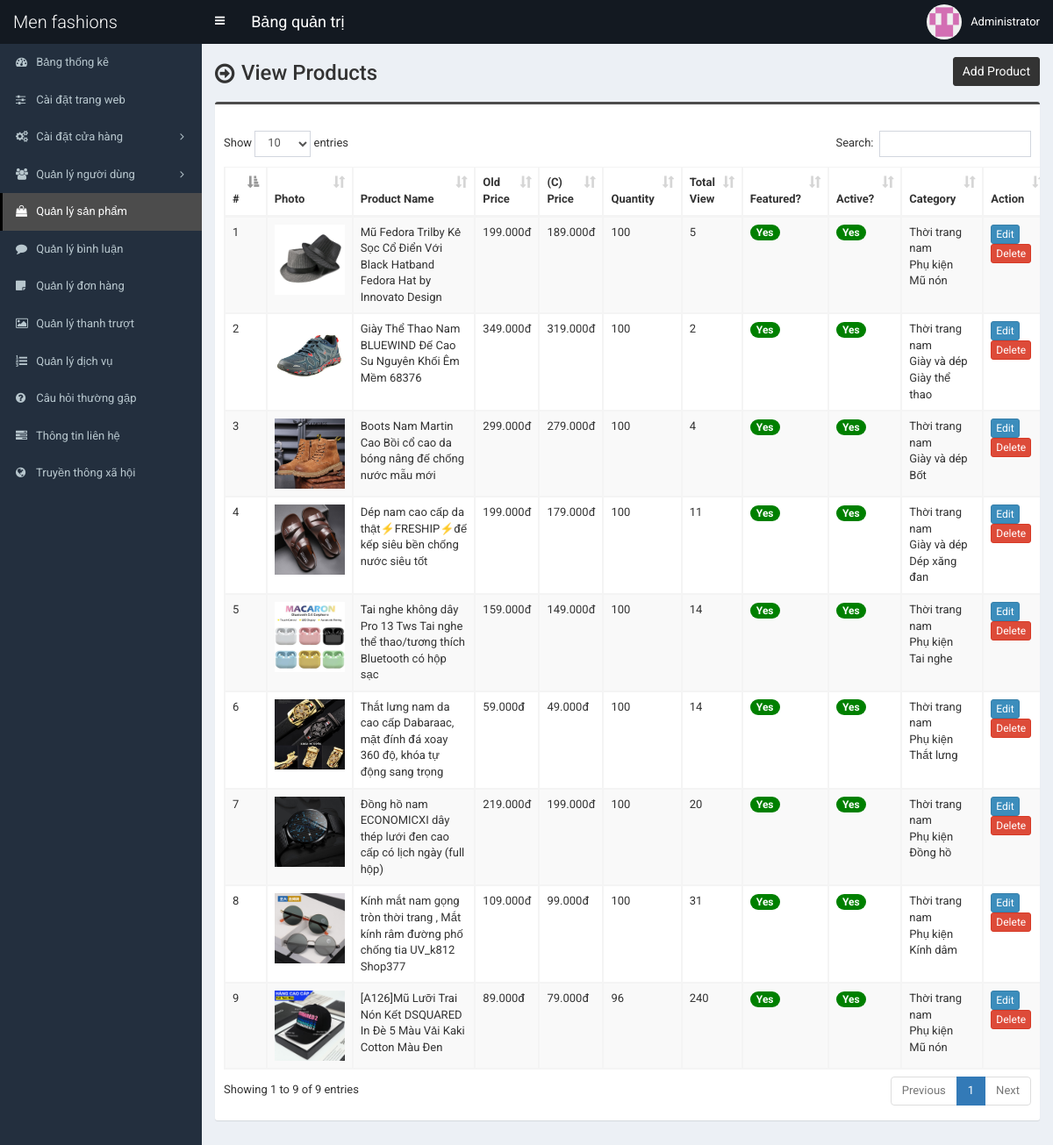
Screenshot of /admin/product.php (signed in) with the database file from the repository.
### tables this page shows
CREATE TABLE `tbl_product` (
  `p_id` int(11) NOT NULL,
  `p_name` varchar(255) NOT NULL,
  `p_old_price` varchar(10) NOT NULL,
  `p_current_price` float NOT NULL,
  `p_qty` int(10) NOT NULL,
  `p_featured_photo` varchar(255) NOT NULL,
  `p_description` mediumtext NOT NULL,
  `p_short_description` mediumtext NOT NULL,
  `p_feature` mediumtext NOT NULL,
  `p_condition` mediumtext NOT NULL,
  `p_return_policy` mediumtext NOT NULL,
  `p_total_view` int(11) NOT NULL,
  `p_is_featured` int(1) NOT NULL,
  `p_is_active` int(1) NOT NULL,
  `ecat_id` int(11) NOT NULL
);

CREATE TABLE `tbl_top_category` (
  `tcat_id` int(11) NOT NULL,
  `tcat_name` varchar(255) NOT NULL,
  `show_on_menu` int(1) NOT NULL
);

CREATE TABLE `tbl_mid_category` (
  `mcat_id` int(11) NOT NULL,
  `mcat_name` varchar(255) NOT NULL,
  `tcat_id` int(11) NOT NULL
);

CREATE TABLE `tbl_end_category` (
  `ecat_id` int(11) NOT NULL,
  `ecat_name` varchar(255) NOT NULL,
  `mcat_id` int(11) NOT NULL
);

### admin/product.php (the view, shortened to what this page needs)
<?php require_once('header.php'); ?>
<section class="content-header">
	<div class="content-header-left">
		<h1>View Products</h1>
	</div>
	<div class="content-header-right">
		<a href="product-add.php" class="btn btn-primary btn-sm">Add Product</a>
	</div>
</section>
<section class="content">
	<div class="row">
		<div class="col-md-12">
			<div class="box box-info">
				<div class="box-body table-responsive">
					<table id="example1" class="table table-bordered table-hover table-striped">
					<thead class="thead-dark">
							<tr>
								<th width="10">#</th>
								<th>Photo</th>
								<th width="160">Product Name</th>
								<th width="45">Old Price</th>
								<th width="45">(C) Price</th>
								<th width="45">Quantity</th>
								<th width="45">Total View</th>
								<th>Featured?</th>
								<th>Active?</th>
								<th>Category</th>
								<th width="80">Action</th>
							</tr>
						</thead>
						<tbody>
							<?php
							$i=0;
							$statement = $pdo->prepare("SELECT
														t1.p_id,
														t1.p_name,
														t1.p_old_price,
														t1.p_current_price,
														t1.p_qty,
														t1.p_total_view,
														t1.p_featured_photo,
														t1.p_is_featured,
														t1.p_is_active,
														t1.ecat_id,
														t2.ecat_id,
														t2.ecat_name,
														t3.mcat_id,
														t3.mcat_name,
														t4.tcat_id,
														t4.tcat_name
							                           	FROM tbl_product t1
							                           	JOIN tbl_end_category t2
							                           	ON t1.ecat_id = t2.ecat_id
							                           	JOIN tbl_mid_category t3
							                           	ON t2.mcat_id = t3.mcat_id
							                           	JOIN tbl_top_category t4
							                           	ON t3.tcat_id = t4.tcat_id
							                           	ORDER BY t1.p_id DESC
							                           	");
							$statement->execute();
							$result = $statement->fetchAll(PDO::FETCH_ASSOC);
							foreach ($result as $row) {
								$i++;
								?>
								<tr>
									<td><?php echo $i; ?></td>
									<td style="width:82px;"><img src="../assets/uploads/<?php echo $row['p_featured_photo']; ?>" alt="<?php echo $row['p_name']; ?>" style="width:80px;"></td>
									<td><?php echo $row['p_name']; ?></td>
									<td><?php echo $row['p_old_price']; ?>đ</td>
									<td><?php echo number_format((float)$row['p_current_price'], 3, '.', ''); ?>đ</td>
									<td><?php echo $row['p_qty']; ?></td>
									<td><?php echo $row['p_total_view']; ?></td>
									<td>
										<?php if($row['p_is_featured'] == 1) {echo '<span class="badge badge-success" style="background-color:green;">Yes</span>';} else {echo '<span class="badge badge-success" style="background-color:red;">No</span>';} ?>
									</td>
									<td>
										<?php if($row['p_is_active'] == 1) {echo '<span class="badge badge-success" style="background-color:green;">Yes</span>';} else {echo '<span class="badge badge-danger" style="background-color:red;">No</span>';} ?>
									</td>
									<td><?php echo $row['tcat_name']; ?><br><?php echo $row['mcat_name']; ?><br><?php echo $row['ecat_name']; ?></td>
									<td>
										<a href="product-edit.php?id=<?php echo $row['p_id']; ?>" class="btn btn-primary btn-xs">Edit</a>
										<a href="#" class="btn btn-danger btn-xs" data-href="product-delete.php?id=<?php echo $row['p_id']; ?>" data-toggle="modal" data-target="#confirm-delete">Delete</a>
									</td>
								</tr>
								<?php
							}
							?>
						</tbody>
					</table>
				</div>
			</div>
		</div>
	</div>
</section>
<?php require_once('footer.php'); ?>

### admin/header.php (shortened to what this page needs)
<!DOCTYPE html>
<html>
<head>
	<link rel="stylesheet" href="css/bootstrap.min.css">
	<link rel="stylesheet" href="css/font-awesome.min.css">
	<link rel="stylesheet" href="css/ionicons.min.css">
	<link rel="stylesheet" href="css/datepicker3.css">
	<link rel="stylesheet" href="css/all.css">
	<link rel="stylesheet" href="css/select2.min.css">
	<link rel="stylesheet" href="css/dataTables.bootstrap.css">
	<link rel="stylesheet" href="css/jquery.fancybox.css">
	<link rel="stylesheet" href="css/AdminLTE.min.css">
	<link rel="stylesheet" href="css/_all-skins.min.css">
	<link rel="stylesheet" href="css/on-off-switch.css"/>
	<link rel="stylesheet" href="css/summernote.css">
	<link rel="stylesheet" href="style.css">
</head>
<body class="hold-transition fixed skin-blue sidebar-mini">
	<div class="wrapper">
		<header class="main-header">
			<a href="index.php" class="logo">
				<span class="logo-lg">Men fashions</span>
			</a>
			<nav class="navbar navbar-static-top">
				<a href="#" class="sidebar-toggle" data-toggle="offcanvas" role="button">
				</a>
				<span style="float:left;line-height:50px;color:#fff;padding-left:15px;font-size:18px;">Bảng quản trị</span>
				<div class="navbar-custom-menu">
					<ul class="nav navbar-nav">
						<li class="dropdown user user-menu">
							<a href="#" class="dropdown-toggle" data-toggle="dropdown">
								<img src="../assets/uploads/<?php echo $_SESSION['user']['photo']; ?>" class="user-image" alt="User Image">
								<span class="hidden-xs"><?php echo $_SESSION['user']['full_name']; ?></span>
							</a>
						</li>
					</ul>
				</div>
			</nav>
		</header>
  		<?php $cur_page = substr($_SERVER["SCRIPT_NAME"],strrpos($_SERVER["SCRIPT_NAME"],"/")+1); ?>
  		<aside class="main-sidebar">
    		<section class="sidebar">
      			<ul class="sidebar-menu">
			        <li class="treeview <?php if($cur_page == 'index.php') {echo 'active';} ?>">
			          <a href="index.php">
			            <i class="fa fa-dashboard"></i> <span>Bảng thống kê</span>
			          </a>
			        </li>
			        <li class="treeview <?php if( ($cur_page == 'settings.php') ) {echo 'active';} ?>">
			          <a href="settings.php">
			            <i class="fa fa-sliders"></i> <span>Cài đặt trang web</span>
			          </a>
			        </li>
                    <li class="treeview <?php if( ($cur_page == 'size.php') || ($cur_page == 'size-add.php') || ($cur_page == 'size-edit.php') || ($cur_page == 'color.php') || ($cur_page == 'color-add.php') || ($cur_page == 'color-edit.php') || ($cur_page == 'country.php') || ($cur_page == 'country-add.php') || ($cur_page == 'country-edit.php') || ($cur_page == 'shipping-cost.php') || ($cur_page == 'shipping-cost-edit.php') || ($cur_page == 'top-category.php') || ($cur_page == 'top-category-add.php') || ($cur_page == 'top-category-edit.php') || ($cur_page == 'mid-category.php') || ($cur_page == 'mid-category-add.php') || ($cur_page == 'mid-category-edit.php') || ($cur_page == 'end-category.php') || ($cur_page == 'end-category-add.php') || ($cur_page == 'end-category-edit.php') ) {echo 'active';} ?>">
                        <a href="#">
                            <i class="fa fa-cogs"></i>
                            <span>Cài đặt cửa hàng</span>
                            <span class="pull-right-container">
								<i class="fa fa-angle-left pull-right"></i>
							</span>
                        </a>
                    </li>
					<li class="treeview
					<?php if( ($cur_page == 'customer.php') || ($cur_page == 'customer-add.php') ||
					($cur_page == 'customer-edit.php') || ($cur_page == 'subscriber.php')||
					($cur_page == 'subscriber.php') ) {echo 'active';} ?>"
					>
                        <a href="#">
                            <i class="fa fa-users"></i>
                            <span>Quản lý người dùng</span>
                            <span class="pull-right-container">
								<i class="fa fa-angle-left pull-right"></i>
							</span>
                        </a>
                    </li>
                    <li class="treeview <?php if( ($cur_page == 'product.php') || ($cur_page == 'product-add.php') || ($cur_page == 'product-edit.php') ) {echo 'active';} ?>">
                        <a href="product.php"><i class="fa fa-shopping-bag"></i> <span>Quản lý sản phẩm</span></a>
                    </li>
					<li class="treeview <?php if( ($cur_page == ' ') ) {echo 'active';} ?>">
                        <a href=" ">
                            <i class="fa fa-comment"></i> <span>Quản lý bình luận</span>
                        </a>
                    </li>
                    <li class="treeview <?php if( ($cur_page == 'order.php') ) {echo 'active';} ?>">
                        <a href="order.php">
                            <i class="fa fa-sticky-note"></i> <span>Quản lý đơn hàng</span>
                        </a>
                    </li>
                     <li class="treeview <?php if( ($cur_page == 'slider.php') ) {echo 'active';} ?>">
			          <a href="slider.php">
			            <i class="fa fa-picture-o"></i> <span>Quản lý thanh trượt</span>
			          </a>
			        </li>
			        <li class="treeview <?php if( ($cur_page == 'service.php') ) {echo 'active';} ?>">
			          <a href="service.php">
			            <i class="fa fa-list-ol"></i> <span>Quản lý dịch vụ</span>
			          </a>
			        </li>
			      	<li class="treeview <?php if( ($cur_page == 'faq.php') ) {echo 'active';} ?>">
			          <a href="faq.php">
			            <i class="fa fa-question-circle"></i> <span>Câu hỏi thường gặp</span>
			          </a>
			        </li>
			        <li class="treeview <?php if( ($cur_page == 'page.php') ) {echo 'active';} ?>">
			          <a href="page.php">
			            <i class="fa fa-tasks"></i> <span>Thông tin liên hệ</span>
			          </a>
			        </li>
			        <li class="treeview <?php if( ($cur_page == 'social-media.php') ) {echo 'active';} ?>">
			          <a href="social-media.php">
			            <i class="fa fa-globe"></i> <span>Truyền thông xã hội</span>
			          </a>
			        </li>
      			</ul>
    		</section>
  		</aside>
  		<div class="content-wrapper">

### admin/footer.php (shortened to what this page needs)
		</div>
	</div>
</body>
</html>

### admin/style.css (style rules this page uses)
body { font-size: 13px; font-family: "Roboto", sans-serif; }
.navbar-nav > .user-menu .user-image { width: 40px; height: 40px; margin-top: -10px; }
.content-header > h1, .content-header .content-header-left h1 { font-family: "Roboto", sans-serif; }
.main-header .logo { text-align: left; }
.main-header .logo .logo-lg { font-family: "Roboto", sans-serif; }
.box-info { padding-top: 20px; }
.sidebar-menu li > a > .pull-right-container > .fa-angle-left:before { content: "\f105"; }
.content-header { overflow: hidden; }
.content-header .content-header-left { float: left; padding-top: 5px; }
.content-header .content-header-right { float: right; }
.content-header .content-header-left h1 { margin-top: 0; margin-bottom: 0; padding-left: 30px; padding-bottom: 5px; font-size: 24px; position: relative; }
.content-header .content-header-left h1:before { position: absolute; top: 0; left: 0; font-family: "FontAwesome", sans-serif; font-size: 26px; content: "\f18e"; }
.content-header .content-header-right a { position: relative; font-size: 14px; }
.skin-blue .sidebar-menu > li:hover > a, .skin-blue .sidebar-menu > li.active > a { color: #fff; background: #3c8dbc; border-left-color: #3c8dbc; }
.skin-blue .main-header .logo, .skin-blue .main-header .logo:hover, .skin-blue .main-header .navbar, .skin-blue .main-header .navbar .sidebar-toggle:hover { background-color: #131921; }
.skin-blue .sidebar-menu > li:hover > a, .skin-blue .sidebar-menu > li.active > a { background-color: #4c4c4c; border-left-color: #000000; }
.box.box-info { border-top-color: #4c4c4c; }
.content-header .content-header-right a { background-color: #333333; border-color: #333333; }

### rows the page displays
tbl_product: p_featured_photo (picture), p_name "Mũ Fedora Trilby Kẻ Sọc Cổ Điển Với Black Hatband Fedora Hat by Innovato Design", p_old_price "199.000", p_current_price "189.000", p_qty "100", p_total_view "5", p_is_featured "Yes", p_is_active "Yes", tbl_top_category.tcat_name "Thời trang nam", tbl_mid_category.mcat_name "Phụ kiện", ecat.ecat_name "Mũ nón"
tbl_product: p_featured_photo (picture), p_name "Giày Thể Thao Nam BLUEWIND Đế Cao Su Nguyên Khối Êm Mềm 68376", p_old_price "349.000", p_current_price "319.000", p_qty "100", p_total_view "2", p_is_featured "Yes", p_is_active "Yes", tbl_top_category.tcat_name "Thời trang nam", tbl_mid_category.mcat_name "Giày và dép", ecat.ecat_name "Giày thể thao"
tbl_product: p_featured_photo (picture), p_name "Boots Nam Martin Cao Bồi cổ cao da bóng nâng đế chống nước mẫu mới", p_old_price "299.000", p_current_price "279.000", p_qty "100", p_total_view "4", p_is_featured "Yes", p_is_active "Yes", tbl_top_category.tcat_name "Thời trang nam", tbl_mid_category.mcat_name "Giày và dép", ecat.ecat_name "Bốt"
tbl_product: p_featured_photo (picture), p_name "Dép nam cao cấp da thật⚡FRESHIP⚡đế kếp siêu bền chống nước siêu tốt", p_old_price "199.000", p_current_price "179.000", p_qty "100", p_total_view "11", p_is_featured "Yes", p_is_active "Yes", tbl_top_category.tcat_name "Thời trang nam", tbl_mid_category.mcat_name "Giày và dép", ecat.ecat_name "Dép xăng đan"
tbl_product: p_featured_photo (picture), p_name "Tai nghe không dây Pro 13 Tws Tai nghe thể thao/tương thích Bluetooth có hộp sạc", p_old_price "159.000", p_current_price "149.000", p_qty "100", p_total_view "14", p_is_featured "Yes", p_is_active "Yes", tbl_top_category.tcat_name "Thời trang nam", tbl_mid_category.mcat_name "Phụ kiện", ecat.ecat_name "Tai nghe"
tbl_product: p_featured_photo (picture), p_name "Thắt lưng nam da cao cấp Dabaraac, mặt đính đá xoay 360 độ, khóa tự động sang trọng", p_old_price "59.000", p_current_price "49.000", p_qty "100", p_total_view "14", p_is_featured "Yes", p_is_active "Yes", tbl_top_category.tcat_name "Thời trang nam", tbl_mid_category.mcat_name "Phụ kiện", ecat.ecat_name "Thắt lưng"
tbl_product: p_featured_photo (picture), p_name "Đồng hồ nam ECONOMICXI dây thép lưới đen cao cấp có lịch ngày (full hộp)", p_old_price "219.000", p_current_price "199.000", p_qty "100", p_total_view "20", p_is_featured "Yes", p_is_active "Yes", tbl_top_category.tcat_name "Thời trang nam", tbl_mid_category.mcat_name "Phụ kiện", ecat.ecat_name "Đồng hồ"
tbl_product: p_featured_photo (picture), p_name "Kính mắt nam gọng tròn thời trang , Mắt kính râm đường phố chống tia UV_k812 Shop377", p_old_price "109.000", p_current_price "99.000", p_qty "100", p_total_view "31", p_is_featured "Yes", p_is_active "Yes", tbl_top_category.tcat_name "Thời trang nam", tbl_mid_category.mcat_name "Phụ kiện", ecat.ecat_name "Kính dâm"
tbl_product: p_featured_photo (picture), p_name "[A126]Mũ Lưỡi Trai Nón Kết DSQUARED In Đè 5 Màu Vải Kaki Cotton Màu Đen", p_old_price "89.000", p_current_price "79.000", p_qty "96", p_total_view "240", p_is_featured "Yes", p_is_active "Yes", tbl_top_category.tcat_name "Thời trang nam", tbl_mid_category.mcat_name "Phụ kiện", ecat.ecat_name "Mũ nón"

### other values shown
$_SESSION['user']['full_name'] "Administrator"
